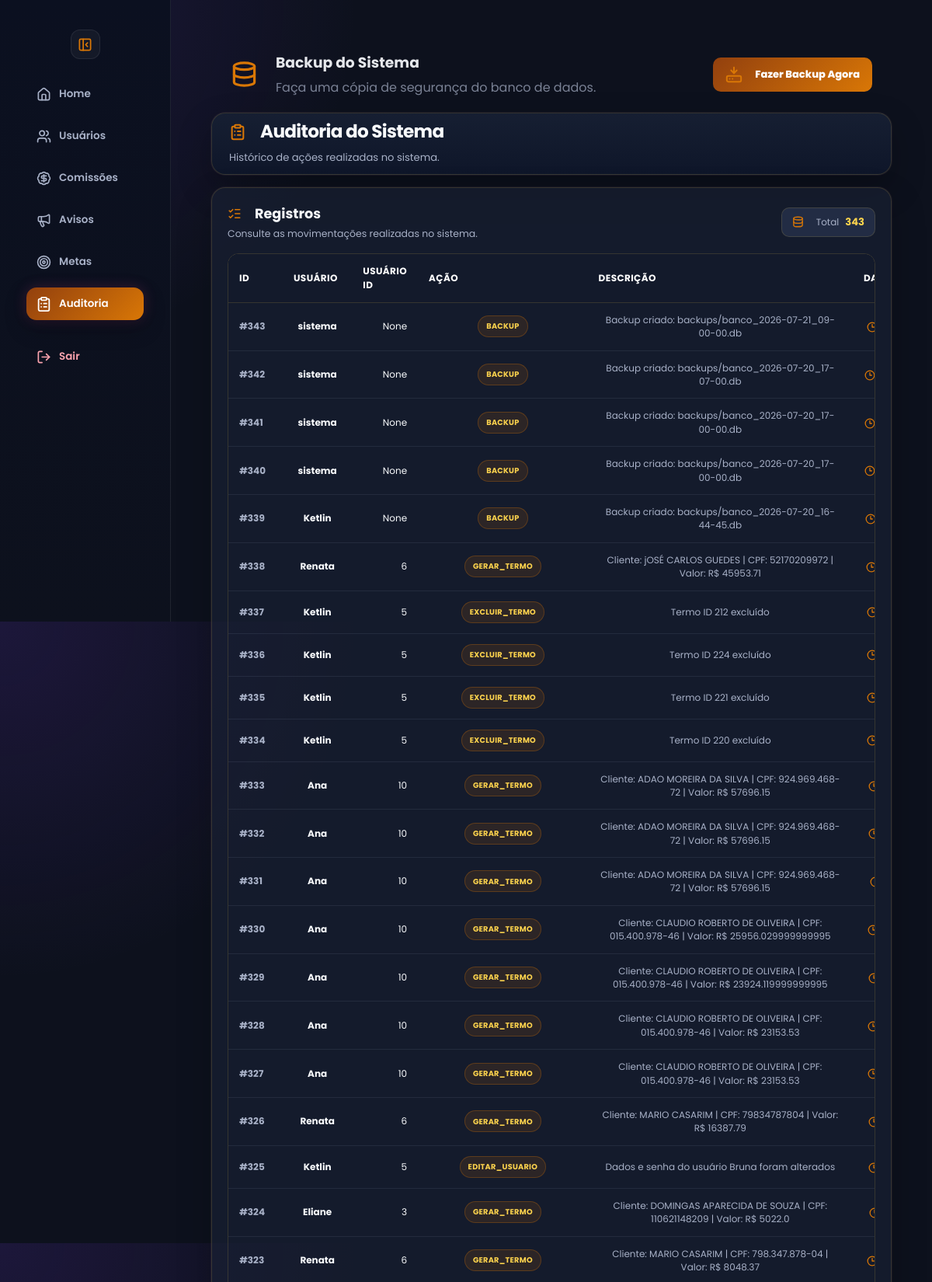
/auditoria (signed in, upper part), run on the app's committed database.
### tables this page shows
CREATE TABLE auditoria (
            id INTEGER PRIMARY KEY AUTOINCREMENT,
            usuario TEXT,
            usuario_id INTEGER,
            acao TEXT,
            descricao TEXT,
            data_hora DATETIME DEFAULT CURRENT_TIMESTAMP
        );

### app.py (the view)
@app.route("/auditoria")
def auditoria():
    if session.get("tipo") not in ["master", "admin", "adm"]:
        return redirect("/home")
    conn = conectar()
    cursor = conn.cursor()
    cursor.execute("""
        SELECT *
        FROM auditoria
        ORDER BY id DESC
        LIMIT 500
    """)
    registros = cursor.fetchall()
    conn.close()
    return render_template(
        "auditoria.html",
        pagina_ativa="auditoria",
        registros=registros,
        tipo=session.get("tipo")
    )

### app.py (called while the page is built)
def tema_usuario():
    if "usuario_id" not in session:
        return "rose"
    conn = conectar()
    cursor = conn.cursor()
    cursor.execute("""
        SELECT tema
        FROM usuarios
        WHERE id = ?
    """, (session["usuario_id"],))
    user = cursor.fetchone()
    conn.close()
    return user["tema"] if user and user["tema"] else "rose"

@app.context_processor
def variaveis_globais():
    return {
        "tema": tema_usuario()
    }

def conectar():
    conn = sqlite3.connect("banco.db")
    conn.row_factory = sqlite3.Row
    return conn

### templates/auditoria.html (shortened to what this page needs)
<!DOCTYPE html>
<html lang="pt-br" data-theme="{{ tema }}">
<head>
    <link rel="stylesheet" href="{{ url_for('static', filename='design.css') }}">
    <link rel="stylesheet" href="{{ url_for('static', filename='style.css') }}">
</head>
<body>
    <div class="sidebar" id="sidebar">
        <button
            type="button"
            class="toggle-btn sidebar-toggle"
            onclick="toggleSidebar()"
            title="Recolher menu">
        </button>
        <a
            href="/home"
            class="{% if pagina_ativa == 'home' %}active{% endif %}">
            <i data-lucide="home"></i>
            <span class="text">Home</span>
        </a>
        {% if tipo|lower|trim in ["master", "adm", "admin"] %}
        <a
            href="/admin?aba=usuarios"
            class="{% if pagina_ativa == 'usuarios' %}active{% endif %}">
            <i data-lucide="users"></i>
            <span class="text">Usuários</span>
        </a>
        {% if tipo|lower|trim == "master" %}
        <a
            href="/admin?aba=comissoes"
            class="{% if pagina_ativa == 'comissoes' %}active{% endif %}">
            <i data-lucide="badge-dollar-sign"></i>
            <span class="text">Comissões</span>
        </a>
        {% endif %}
        <a
            href="/admin?aba=avisos"
            class="{% if pagina_ativa == 'avisos' %}active{% endif %}">
            <i data-lucide="megaphone"></i>
            <span class="text">Avisos</span>
        </a>
        <a
            href="/admin?aba=metas"
            class="{% if pagina_ativa == 'metas' %}active{% endif %}">
            <i data-lucide="target"></i>
            <span class="text">Metas</span>
        </a>
        <a
            href="/auditoria"
            class="{% if pagina_ativa == 'auditoria' %}active{% endif %}">
            <i data-lucide="clipboard-list"></i>
            <span class="text">Auditoria</span>
        </a>
        {% endif %}
        <a href="/logout">
            <i data-lucide="log-out"></i>
            <span class="text">Sair</span>
        </a>
    </div>
    <div class="conteudo">
        <div class="page auditoria-page">
<div class="backup-container">
    <div class="backup-card">
        <div class="backup-info">
            <i data-lucide="database"></i>
            <div>
                <h3>
                    Backup do Sistema
                </h3>
                <p>
                    Faça uma cópia de segurança do banco de dados.
                </p>
            </div>
        </div>
        <form
            action="/admin/backup"
            method="POST"
            onsubmit="return confirm('Deseja criar um backup agora?')">
            <button
                type="submit"
                class="btn-admin-primary">
                <i data-lucide="hard-drive-download"></i>
                Fazer Backup Agora
            </button>
        </form>
    </div>
</div>
            <div class="topo auditoria-topo">
                <div>
                    <h1>
                        <i data-lucide="clipboard-list"></i>
                        Auditoria do Sistema
                    </h1>
                    <span>
                        Histórico de ações realizadas no sistema.
                    </span>
                </div>
            </div>
            <section class="auditoria-card">
                <div class="auditoria-header">
                    <div>
                        <h2>
                            <i data-lucide="list-checks"></i>
                            Registros
                        </h2>
                        <p>
                            Consulte as movimentações realizadas no sistema.
                        </p>
                    </div>
                    <div class="auditoria-total">
                        <i data-lucide="database"></i>
                        <span>Total</span>
                        <strong>
                            {{ registros|length }}
                        </strong>
                    </div>
                </div>
                <div class="auditoria-table-wrapper">
                    <table class="tabela-auditoria">
                        <thead>
                            <tr>
                                <th>ID</th>
                                <th>Usuário</th>
                                <th>Usuário ID</th>
                                <th>Ação</th>
                                <th>Descrição</th>
                                <th>Data/Hora</th>
                            </tr>
                        </thead>
                        <tbody>
                            {% for r in registros %}
                            <tr>
                                <td class="id-col">
                                    #{{ r["id"] }}
                                </td>
                                <td>
                                    <strong>
                                        {{ r["usuario"] }}
                                    </strong>
                                </td>
                                <td>
                                    {{ r["usuario_id"] }}
                                </td>
                                <td>
                                    <span class="audit-action-badge">
                                        {{ r["acao"] }}
                                    </span>
                                </td>
                                <td class="descricao-auditoria">
                                    {{ r["descricao"] }}
                                </td>
                                <td class="data-auditoria">
                                    <i data-lucide="clock-3"></i>
                                </td>
                            </tr>
                            {% endfor %}
                        </tbody>
                    </table>
                </div>
            </section>
        </div>
    </div>
</body>
</html>

### data on the page
auditoria: id "343", usuario "sistema", usuario_id "None", acao "BACKUP", descricao "Backup criado: backups/banco_2026-07-21_09-00-00.db"
auditoria: id "342", usuario "sistema", usuario_id "None", acao "BACKUP", descricao "Backup criado: backups/banco_2026-07-20_17-07-00.db"
auditoria: id "341", usuario "sistema", usuario_id "None", acao "BACKUP", descricao "Backup criado: backups/banco_2026-07-20_17-00-00.db"
auditoria: id "340", usuario "sistema", usuario_id "None", acao "BACKUP", descricao "Backup criado: backups/banco_2026-07-20_17-00-00.db"
auditoria: id "339", usuario "Ketlin", usuario_id "None", acao "BACKUP", descricao "Backup criado: backups/banco_2026-07-20_16-44-45.db"
auditoria: id "338", usuario "Renata", usuario_id "6", acao "GERAR_TERMO", descricao "Cliente: jOSÉ CARLOS GUEDES | CPF: 52170209972 | Valor: R$ 45953.71"
auditoria: id "337", usuario "Ketlin", usuario_id "5", acao "EXCLUIR_TERMO", descricao "Termo ID 212 excluído"
auditoria: id "336", usuario "Ketlin", usuario_id "5", acao "EXCLUIR_TERMO", descricao "Termo ID 224 excluído"
auditoria: id "335", usuario "Ketlin", usuario_id "5", acao "EXCLUIR_TERMO", descricao "Termo ID 221 excluído"
auditoria: id "334", usuario "Ketlin", usuario_id "5", acao "EXCLUIR_TERMO", descricao "Termo ID 220 excluído"
auditoria: id "333", usuario "Ana", usuario_id "10", acao "GERAR_TERMO", descricao "Cliente: ADAO MOREIRA DA SILVA | CPF: 924.969.468-72 | Valor: R$ 57696.15"
auditoria: id "332", usuario "Ana", usuario_id "10", acao "GERAR_TERMO", descricao "Cliente: ADAO MOREIRA DA SILVA | CPF: 924.969.468-72 | Valor: R$ 57696.15"
auditoria: id "331", usuario "Ana", usuario_id "10", acao "GERAR_TERMO", descricao "Cliente: ADAO MOREIRA DA SILVA | CPF: 924.969.468-72 | Valor: R$ 57696.15"
auditoria: id "330", usuario "Ana", usuario_id "10", acao "GERAR_TERMO", descricao "Cliente: CLAUDIO ROBERTO DE OLIVEIRA | CPF: 015.400.978-46 | Valor: R$ 25956.029999999995"
auditoria: id "329", usuario "Ana", usuario_id "10", acao "GERAR_TERMO", descricao "Cliente: CLAUDIO ROBERTO DE OLIVEIRA | CPF: 015.400.978-46 | Valor: R$ 23924.119999999995"
auditoria: id "328", usuario "Ana", usuario_id "10", acao "GERAR_TERMO", descricao "Cliente: CLAUDIO ROBERTO DE OLIVEIRA | CPF: 015.400.978-46 | Valor: R$ 23153.53"
auditoria: id "327", usuario "Ana", usuario_id "10", acao "GERAR_TERMO", descricao "Cliente: CLAUDIO ROBERTO DE OLIVEIRA | CPF: 015.400.978-46 | Valor: R$ 23153.53"
auditoria: id "326", usuario "Renata", usuario_id "6", acao "GERAR_TERMO", descricao "Cliente: MARIO CASARIM | CPF: 79834787804 | Valor: R$ 16387.79"
auditoria: id "325", usuario "Ketlin", usuario_id "5", acao "EDITAR_USUARIO", descricao "Dados e senha do usuário Bruna foram alterados"
auditoria: id "324", usuario "Eliane", usuario_id "3", acao "GERAR_TERMO", descricao "Cliente: DOMINGAS APARECIDA DE SOUZA | CPF: 110621148209 | Valor: R$ 5022.0"
auditoria: id "323", usuario "Renata", usuario_id "6", acao "GERAR_TERMO", descricao "Cliente: MARIO CASARIM | CPF: 798.347.878-04 | Valor: R$ 8048.37"

### other printed values
{{ registros|length }} "343"
